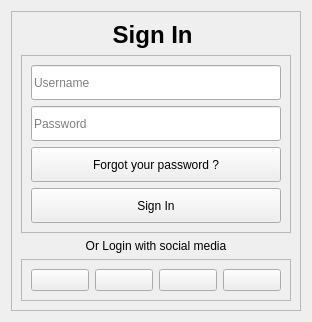
                <widget class="QWidget" name="login_pg">
                 <layout class="QVBoxLayout" name="verticalLayout_4">
                  <item alignment="Qt::AlignVCenter">
                   <widget class="QFrame" name="frame_2">
                    <property name="frameShape">
                     <enum>QFrame::StyledPanel</enum>
                    </property>
                    <property name="frameShadow">
                     <enum>QFrame::Raised</enum>
                    </property>
                    <layout class="QVBoxLayout" name="verticalLayout_6">
                     <item>
                      <widget class="QLabel" name="label_4">
                       <property name="maximumSize">
                        <size>
                         <width>16777215</width>
                         <height>16777210</height>
                        </size>
                       </property>
                       <property name="text">
                        <string>&lt;html&gt;&lt;head/&gt;&lt;body&gt;&lt;p align=&quot;center&quot;&gt;&lt;span style=&quot; font-size:18pt; font-weight:600;&quot;&gt;Sign In &lt;/span&gt;&lt;/p&gt;&lt;/body&gt;&lt;/html&gt;</string>
                       </property>
                      </widget>
                     </item>
                     <item alignment="Qt::AlignHCenter|Qt::AlignVCenter">
                      <widget class="QFrame" name="frame_3">
                       <property name="minimumSize">
                        <size>
                         <width>200</width>
                         <height>0</height>
                        </size>
                       </property>
                       <property name="frameShape">
                        <enum>QFrame::StyledPanel</enum>
                       </property>
                       <property name="frameShadow">
                        <enum>QFrame::Raised</enum>
                       </property>
                       <layout class="QVBoxLayout" name="verticalLayout_5">
                        <item>
                         <widget class="QLineEdit" name="usernameInput">
                          <property name="minimumSize">
                           <size>
                            <width>250</width>
                            <height>35</height>
                           </size>
                          </property>
                          <property name="maximumSize">
                           <size>
                            <width>250</width>
                            <height>35</height>
                           </size>
                          </property>
                          <property name="placeholderText">
                           <string>Username</string>
                          </property>
                         </widget>
                        </item>
                        <item>
                         <widget class="QLineEdit" name="passwordInput">
                          <property name="minimumSize">
                           <size>
                            <width>250</width>
                            <height>35</height>
                           </size>
                          </property>
                          <property name="maximumSize">
                           <size>
                            <width>250</width>
                            <height>35</height>
                           </size>
                          </property>
                          <property name="echoMode">
                           <enum>QLineEdit::Password</enum>
                          </property>
                          <property name="placeholderText">
                           <string>Password</string>
                          </property>
                         </widget>
                        </item>
                        <item>
                         <widget class="QPushButton" name="rest">
                          <property name="minimumSize">
                           <size>
                            <width>250</width>
                            <height>35</height>
                           </size>
                          </property>
                          <property name="maximumSize">
                           <size>
                            <width>250</width>
                            <height>35</height>
                           </size>
                          </property>
                          <property name="text">
                           <string>Forgot your password ?</string>
                          </property>
                         </widget>
                        </item>
                        <item>
                         <widget class="QPushButton" name="siginBtn">
                          <property name="minimumSize">
                           <size>
                            <width>250</width>
                            <height>35</height>
                           </size>
                          </property>
                          <property name="maximumSize">
                           <size>
                            <width>250</width>
                            <height>35</height>
                           </size>
                          </property>
                          <property name="cursor">
                           <cursorShape>PointingHandCursor</cursorShape>
                          </property>
                          <property name="text">
                           <string>Sign In</string>
                          </property>
                          <property name="checkable">
                           <bool>false</bool>
                          </property>
                          <property name="autoRepeat">
                           <bool>true</bool>
                          </property>
                         </widget>
                        </item>
                       </layout>
                      </widget>
                     </item>
                     <item>
                      <widget class="QLabel" name="label_6">
                       <property name="text">
                        <string>Or Login with social media</string>
                       </property>
                       <property name="alignment">
                        <set>Qt::AlignCenter</set>
                       </property>
                      </widget>
                     </item>
                     <item>
                      <widget class="QFrame" name="frame_4">
                       <property name="frameShape">
                        <enum>QFrame::StyledPanel</enum>
                       </property>
                       <property name="frameShadow">
                        <enum>QFrame::Raised</enum>
                       </property>
                       <layout class="QHBoxLayout" name="horizontalLayout_3">
                        <item>
                         <widget class="QPushButton" name="google">
                          <property name="cursor">
                           <cursorShape>PointingHandCursor</cursorShape>
                          </property>
                          <property name="text">
                           <string/>
                          </property>
                          <property name="icon">
                           <iconset resource="../Qss/icons/_icons.qrc">
                            <normaloff>:/font_awesome_brands/icons/font_awesome/brands/google-plus-g.png</normaloff>:/font_awesome_brands/icons/font_awesome/brands/google-plus-g.png</iconset>
                          </property>
                          <property name="iconSize">
                           <size>
                            <width>24</width>
                            <height>24</height>
                           </size>
                          </property>
                         </widget>
                        </item>
                        <item>
                         <widget class="QPushButton" name="facebook">
                          <property name="cursor">
                           <cursorShape>PointingHandCursor</cursorShape>
                          </property>
                          <property name="text">
                           <string/>
                          </property>
                          <property name="icon">
                           <iconset resource="../Qss/icons/_icons.qrc">
                            <normaloff>:/font_awesome_brands/icons/font_awesome/brands/facebook-f.png</normaloff>:/font_awesome_brands/icons/font_awesome/brands/facebook-f.png</iconset>
                          </property>
                          <property name="iconSize">
                           <size>
                            <width>24</width>
                            <height>24</height>
                           </size>
                          </property>
                         </widget>
                        </item>
                        <item>
                         <widget class="QPushButton" name="twitter">
                          <property name="cursor">
                           <cursorShape>PointingHandCursor</cursorShape>
                          </property>
                          <property name="text">
                           <string/>
                          </property>
                          <property name="icon">
                           <iconset resource="../Qss/icons/_icons.qrc">
                            <normaloff>:/font_awesome_brands/icons/font_awesome/brands/square-x-twitter.png</normaloff>:/font_awesome_brands/icons/font_awesome/brands/square-x-twitter.png</iconset>
                          </property>
                          <property name="iconSize">
                           <size>
                            <width>24</width>
                            <height>24</height>
                           </size>
                          </property>
                         </widget>
                        </item>
                        <item>
                         <widget class="QPushButton" name="github">
                          <property name="cursor">
                           <cursorShape>PointingHandCursor</cursorShape>
                          </property>
                          <property name="text">
                           <string/>
                          </property>
                          <property name="icon">
                           <iconset resource="../Qss/icons/_icons.qrc">
                            <normaloff>:/font_awesome_brands/icons/font_awesome/brands/github.png</normaloff>:/font_awesome_brands/icons/font_awesome/brands/github.png</iconset>
                          </property>
                          <property name="iconSize">
                           <size>
                            <width>24</width>
                            <height>24</height>
                           </size>
                          </property>
                         </widget>
                        </item>
                       </layout>
                      </widget>
                     </item>
                    </layout>
                   </widget>
                  </item>
                 </layout>
                </widget>
